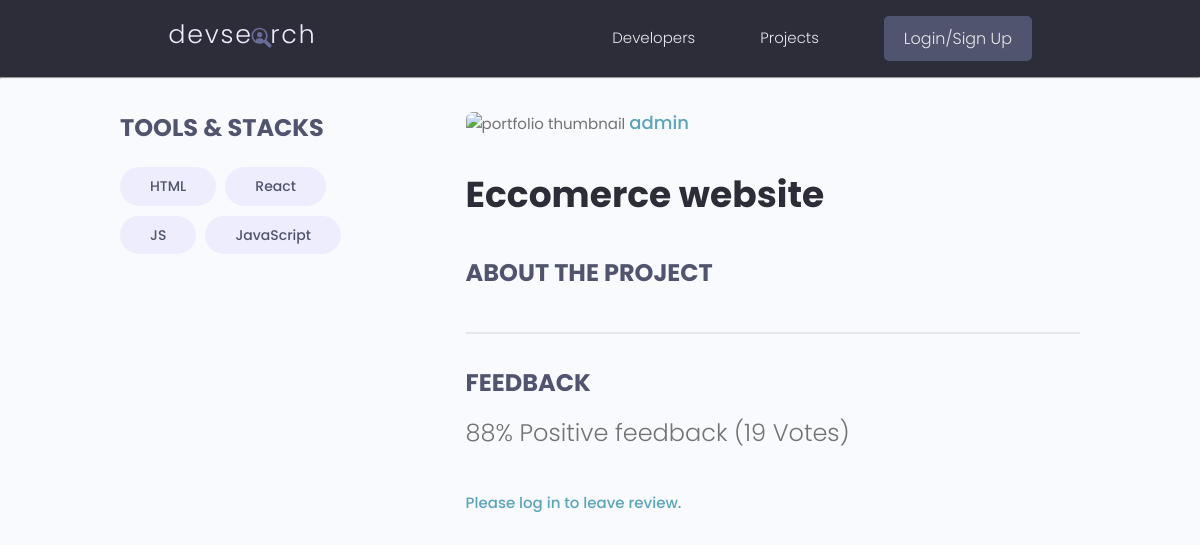
The page /projects/projects/8a4cfe3c-0ec8-4aac-b714-4decbdab6c73 on the database its author committed.
### projects/models.py (models this page shows, shortened)
class Tag(models.Model):
    name = models.CharField(max_length=200)
    created = models.DateTimeField(auto_now_add=True)
    id = models.UUIDField(default=uuid.uuid4, unique=True,
                          primary_key=True, editable=False)

class Project(models.Model):
    owner = models.ForeignKey(
        Profile, null=True, blank=True, on_delete=models.CASCADE)
    title = models.CharField(max_length=200)
    description = models.TextField(null=True, blank=True)
    featured_image = models.ImageField(null=True, blank=True, default='default.jpg')
    demo_link = models.CharField(max_length=2000, null=True, blank=True)
    source_link = models.CharField(max_length=2000, null=True, blank=True)
    tags = models.ManyToManyField('Tag', blank=True)
    vote_total = models.IntegerField(default=0, null=True, blank=True)
    vote_ratio = models.IntegerField(default=0, null=True, blank=True)
    created = models.DateTimeField(auto_now_add=True)
    id = models.UUIDField(default=uuid.uuid4, unique=True,
                          primary_key=True, editable=False)
    class Meta:
        ordering = ['-vote_ratio', '-vote_total', 'title']
    @property
    def image_url(self):
        try:
            url = self.featured_image.url
        except:
            url = ''
        return url
    @property
    def reviewers(self):
        queryset = self.review_set.all().values_list('owner__id', flat=True)
        return queryset

### users/models.py (models this page shows, shortened)
class Profile(models.Model):
    user = models.OneToOneField(User, on_delete=models.CASCADE, null=True, blank=True)
    name = models.CharField(max_length=200, blank=True, null=True)
    email = models.EmailField(max_length=500, blank=True, null=True)
    username = models.CharField(max_length=200, blank=True, null=True)
    short_intro = models.CharField(max_length=200, blank=True, null=True)
    bio = models.TextField(blank=True, null=True)
    profile_image = models.ImageField(null=True, blank=True, upload_to='profiles/', default='profiles/user-default.png')
    location = models.CharField(max_length=200, blank=True, null=True)
    social_github = models.CharField(max_length=200, blank=True, null=True)
    social_twitter = models.CharField(max_length=200, blank=True, null=True)
    social_linkedin = models.CharField(max_length=200, blank=True, null=True)
    social_youtube = models.CharField(max_length=200, blank=True, null=True)
    social_website = models.CharField(max_length=200, blank=True, null=True)
    created = models.DateTimeField(auto_now_add=True)
    id = models.UUIDField(default=uuid.uuid4, unique=True,
                          primary_key=True, editable=False)
    class Meta:
        ordering = ["-created"]

### projects/views.py (the view, shortened to what this page needs)
# urls.py: path('projects/<str:pk>', views.project, name='project'),
def project(request, pk):
    project_obj = Project.objects.get(id=pk)
    form = ReviewForm()
    context = {'project': project_obj, 'form': form}
    return render(request, 'projects/project.html', context)

### projects/templates/projects/Project.html (shortened to what this page needs)
{% extends 'main.html' %}
{% block content %}
    <body>
    <hr>
    <main class="singleProject my-md">
        <div class="container">
            <div class="layout">
                <div class="column column--1of3">
                    <h3 class="singleProject__subtitle">Tools & Stacks</h3>
                    <div class="singleProject__toolStack">
                        {% for tag in project.tags.all %}
                            <span class="tag tag--pill tag--sub tag--lg">
                              <small>{{ tag.name }}</small>
                            </span>
                        {% endfor %}
                    </div>
                </div>
                <div class="column column--2of3">
                    <img class="singleProject__preview" src="{{ project.image_url }}"
                         alt="portfolio thumbnail"/>
                    <a href="{% url 'user-profile' project.owner.id %}" class="singleProject__developer">{{ project.owner.name }}</a>
                    <h2 class="singleProject__title"> {{ project.title }}</h2>
                    <h3 class="singleProject__subtitle">About the Project</h3>
                    <div class="comments">
                        <h3 class="singleProject__subtitle">Feedback</h3>
                        <h5 class="project--rating">
                            {{ project.vote_ratio }}% Positive feedback ({{ project.vote_total }}
                            Vote{{ project.vote_total|pluralize }})
                        </h5>
                        {% if request.user.profile.id in project.reviewers %}
                            <p>You have already submitted your review for this project</p>
                        {% elif request.user.profile == project.owner %}
                            <p>You can not review your own work</p>
                        {% else %}
                            <a href="{% url 'login' %}?next={{ request.path }}">Please log in to leave review.</a>
                        {% endif %}
                            {% for review in project.review_set.all %}
                            </div>
                            {% endfor %}
                        </div>
                    </div>
                </div>
    </main>
{% endblock content %}

### static/styles/app.css (style rules this page uses)
:root { --color-sub: #2d2d39; }
img { width: 100%; }
.singleProject .column--1of3 { order: 2; }
@media screen and (min-width: 1081px) { .singleProject .column--1of3 { order: 1; } }
@media screen and (min-width: 1081px) { .singleProject .column--2of3 { order: 2; } }
.singleProject__toolStack { margin-top: 2rem; margin-bottom: 4rem; }
.singleProject__preview { height: 50vh; object-fit: cover; object-position: top center; margin-bottom: 3rem; border-radius: 0.7rem; }
.singleProject__developer { font-size: 1.8rem; font-weight: 500; }
.singleProject__title { font-size: 3.6rem; font-weight: 700; color: var(--color-sub); margin-bottom: 3rem; }
.project--rating { margin-bottom: 1.6em; margin-top: .5em; }
.singleProject__subtitle { text-transform: uppercase; font-size: 2.4rem; font-weight: 700; color: var(--color-sub-light); margin-bottom: 1rem; }
.comments { margin-top: 4rem; padding-top: 3rem; border-top: 2px solid var(--color-light); }

### static/uikit/styles/modules/_variables.css (style rules this page uses)
:root { --color-main: #5aa5b9; --color-main-light: #e6faff; --color-sub: #3f4156; --color-sub-light: #51546e; --color-sub-lighter: #ededfd; --color-text: #737373; --color-gray: #8b8b8b; --color-light: #e5e7eb; --color-light-gray: #767676; --color-bg: #f8fafd; --color-white: #fffefd; --color-white-light: #f3f3f3; --color-success: #359e64; --color-success-bg: #def8e8; --color-error: #fc4b0b; --color-error-bg: #fff2ee; --font-base: 'Poppins', arial, helvetica, 'Segoe UI', roboto, ubuntu, sans-serif; --font-monospace: 'Fira Code', 'Courier New', courier, monospace; --font-regular: 300; --font-medium: 500; --font-bold: 700; --generic-shadow: 1px 1px 5px #00000010; --generic-transition: all 0.3s ease-in-out; }

### static/uikit/styles/modules/_base.css (style rules this page uses)
* { margin: 0; padding: 0; box-sizing: border-box; text-rendering: optimizeLegibility; color: inherit; font-size: inherit; }
html { font-size: 50%; }
@media only screen and (min-width: 480px) { html { font-size: 56.25%; } }
@media only screen and (min-width: 1200px) { html { font-size: 62.5%; } }
body { line-height: 1.6; font-weight: 400; font-size: 1.5rem; color: var(--color-text); background-color: var(--color-bg); min-height: 100vh; }

### static/uikit/styles/modules/_typography.css (style rules this page uses)
* { font-family: var(--font-base); }
h2 { font-size: 3.6rem; font-weight: var(--font-bold); }
h3 { font-size: 3.2rem; font-weight: var(--font-medium); }
h5 { font-size: 2.4rem; font-weight: var(--font-medium); }
h5, h6 { font-weight: var(--font-regular); }
p, span, strong { font-size: 1.6rem; color: var(--color-text); font-weight: var(--font-regular); }
a { padding-bottom: 2px; text-decoration: none; display: inline-block; color: var(--color-main); font-weight: var(--font-medium); }

### static/uikit/styles/modules/_utilities.css (style rules this page uses)
.container { width: 92%; max-width: 165rem; margin: 0 auto; box-sizing: border-box; }
@media screen and (min-width: 1000px) { .container { width: 90%; } }
@media screen and (min-width: 1200px) { .container { width: 80%; } }
.my-md { margin: 3rem auto; }

### static/uikit/styles/modules/_tag.css (style rules this page uses)
.tag { display: inline-flex; align-items: center; background-color: var(--color-sub); height: -webkit-fit-content; height: -moz-fit-content; height: fit-content; width: -webkit-fit-content; width: -moz-fit-content; width: fit-content; border-radius: 0.5rem; padding: 0.5rem 1.5rem; font-size: 1.2rem; cursor: pointer; }
.tag:not(:last-child) { margin-right: 0.25rem; margin-bottom: 0.75rem; }
.tag > small { color: var(--color-white); }
.tag--pill { border-radius: 5rem; }
.tag--sub, .tag--sub > small { background: var(--color-sub-lighter); color: var(--color-sub-light); font-weight: 500; }
.tag--lg { padding: 0.8rem 3rem; font-size: 1.4rem; }
.tag--lg:not(:last-child) { margin-right: 0.5rem; margin-bottom: 1rem; }

### static/uikit/styles/modules/_layout.css (style rules this page uses)
.layout { display: flex; flex-flow: row wrap; justify-content: space-between; }
.layout > .column { margin-bottom: 3rem; }
.layout > .column.column--1of3 { flex-basis: 30%; }
.layout > .column.column--2of3 { flex-basis: 64%; }

### rows shown on the page
Tag: name "HTML"
Tag: name "React"
Tag: name "JS"
Tag: name "JavaScript"
Project: owner.name "admin", title "Eccomerce website", vote_ratio "88", vote_total "19"
